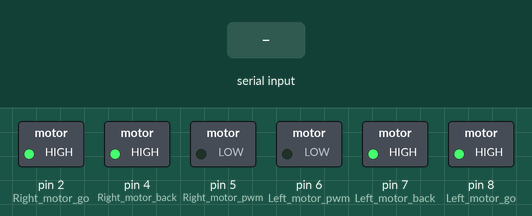
Recording of a sketch running on a simulated Arduino Uno, built with avr-gcc and run on an emulated ATmega328P. Parts: switched loads named in the sketch (green lamp = pin HIGH). Inputs (shaded band) come from the test bench. What the sketch prints to the serial monitor is not drawn.

Above: at 1.2 s.
1.3 s: "90,45\n" received over Serial
2.8 s: "30,150\n" received over Serial
4.3 s: "1\n" received over Serial
5.8 s: "2\n" received over Serial
Timing chart, 0 to 8.3 s (numbered marks = the images above; inputs shaded):
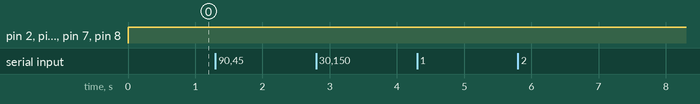

The sketch:

LEER.ino
```cpp
int Left_motor_go = 8;      //左电机前进 AIN1
int Left_motor_back = 7;       //左电机后退 AIN2
int Left_motor_pwm = 6;      //左电机控速 PWMA

int Right_motor_go = 2;       //右电机前进 BIN1
int Right_motor_back = 4;     //右电机后退 BIN2
int Right_motor_pwm = 5;     //右电机控速 PWMB


int flag_run = 0;

int m_speed =100;


void setup() {
  // put your setup code here, to run once:
 Serial.begin(9600);   //蓝牙可以当做串口用
 Serial.println("bluetooth.....");

 //初始化电机驱动IO口为输出方式
  pinMode(Left_motor_go, OUTPUT);
  pinMode(Left_motor_back, OUTPUT);
  pinMode(Right_motor_go, OUTPUT);
  pinMode(Right_motor_back, OUTPUT);

}

void run()
{
  //左电机前进
  digitalWrite(Left_motor_go, HIGH);    //左电机前进使能
  digitalWrite(Left_motor_back, LOW);   //左电机后退禁止
  analogWrite(Left_motor_pwm, m_speed);     //pwm控速0-255之，左右轮略有差异

  //右电机前进
  digitalWrite(Right_motor_go, HIGH);   //右电机前进使能
  digitalWrite(Right_motor_back, LOW);  //右电机后退禁止
  analogWrite(Right_motor_pwm, m_speed);    //pwm控速0-255之，左右轮略有差异
}

void brake()
{
  //左电机停止
  digitalWrite(Left_motor_go, HIGH);    //左电机停止使能
  digitalWrite(Left_motor_back, HIGH);
  analogWrite(Left_motor_pwm, 0);     //pwm控速0-255之，左右轮略有差异

  //右电机停止
  digitalWrite(Right_motor_go, HIGH);   //右电机停止使能
  digitalWrite(Right_motor_back, HIGH);
  analogWrite(Right_motor_pwm, 0);    //pwm控速0-255之，左右轮略有差异
}

void back()
{
  //左电机后退
  digitalWrite(Left_motor_go, LOW);     //左电机前进禁止
  digitalWrite(Left_motor_back, HIGH);  //左电机后退使能
  analogWrite(Left_motor_pwm, m_speed);

  //右电机后退
  digitalWrite(Right_motor_go, LOW);     //右电机前进禁止
  digitalWrite(Right_motor_back, HIGH);  //右电机后退使能
  analogWrite(Right_motor_pwm, m_speed);
}

void left()
{
  //左电机停止
  digitalWrite(Left_motor_go, LOW);     //左电机前进禁止
  digitalWrite(Left_motor_back, LOW);   //左电机后退禁止
  analogWrite(Left_motor_pwm, 0);       //左边电机速度设为0(0-255)

  //右电机前进
  digitalWrite(Right_motor_go, HIGH);  //右电机前进使能
  digitalWrite(Right_motor_back, LOW); //右电机后退禁止
  analogWrite(Right_motor_pwm, m_speed);   //右边电机速度设200(0-255)

  //延时
}

void right()
{
  //左电机前进
  digitalWrite(Left_motor_go, HIGH);    //左电机前进使能
  digitalWrite(Left_motor_back, LOW);   //左电机后退禁止
  analogWrite(Left_motor_pwm, m_speed);     //左边电机速度设200(0-255)

  //右电机停止
  digitalWrite(Right_motor_go, LOW);    //右电机前进禁止
  digitalWrite(Right_motor_back, LOW);  //右电机后退禁止
  analogWrite(Right_motor_pwm, 0);      //右边电机速度设0(0-255)

  //延时

}


void loop() {
  // put your main code here, to run repeatedly:
   while(Serial.available()){
     //Serial.println((char)Serial.read());     //打印出接收到的数据
     flag_run = Serial.read()-48;
     }
  switch(flag_run){
        case 0:   brake();  break;
        case 1:   run();    break;
        case 2:   left();   break;
        case 3:   right();  break;
        case 4:   back();   break;
        case 5:   run(); m_speed = m_speed++ ; break;
        case 6:   run(); m_speed = m_speed-- ; break;
        default : brake();  break;
    }
  }
```
